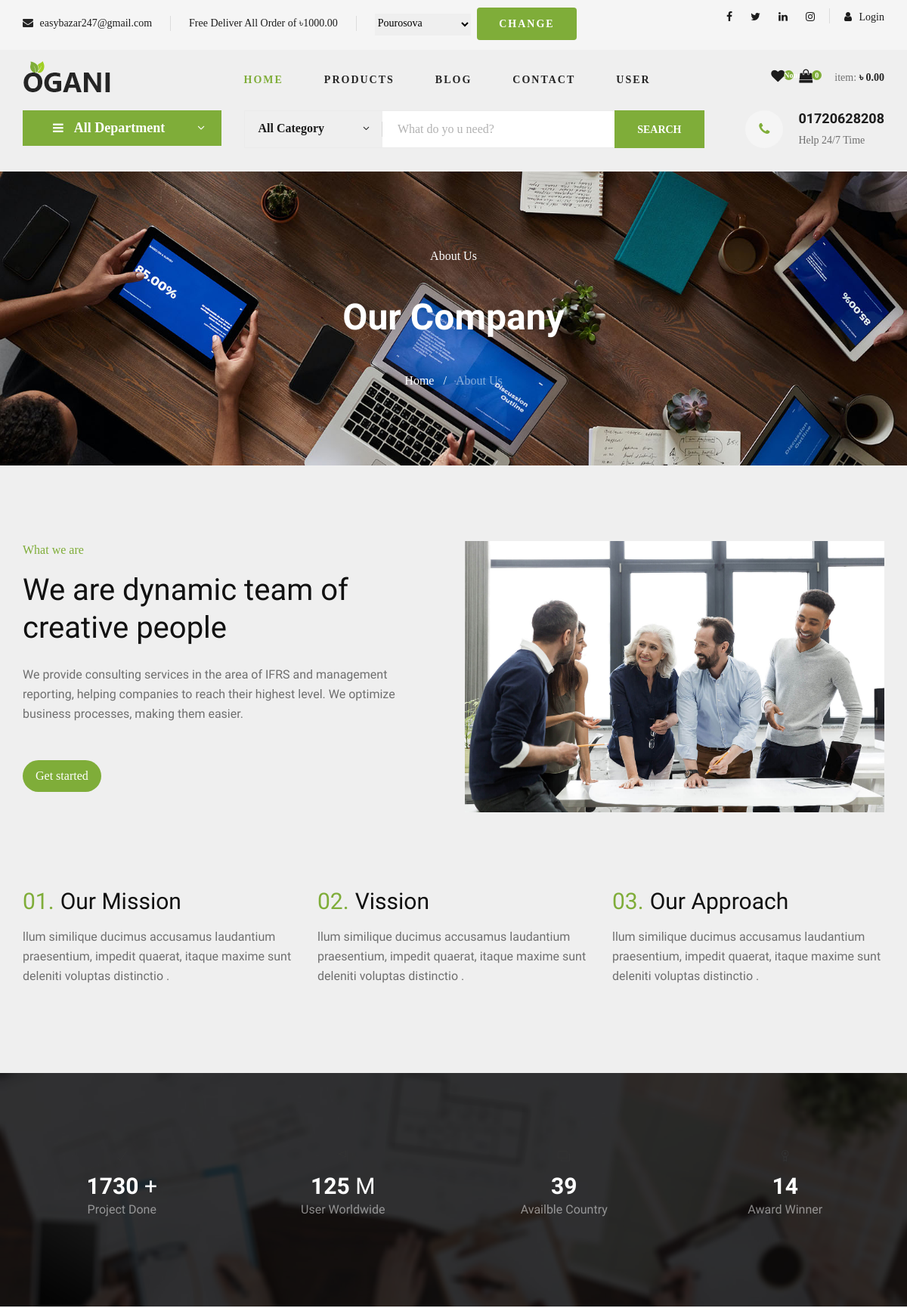
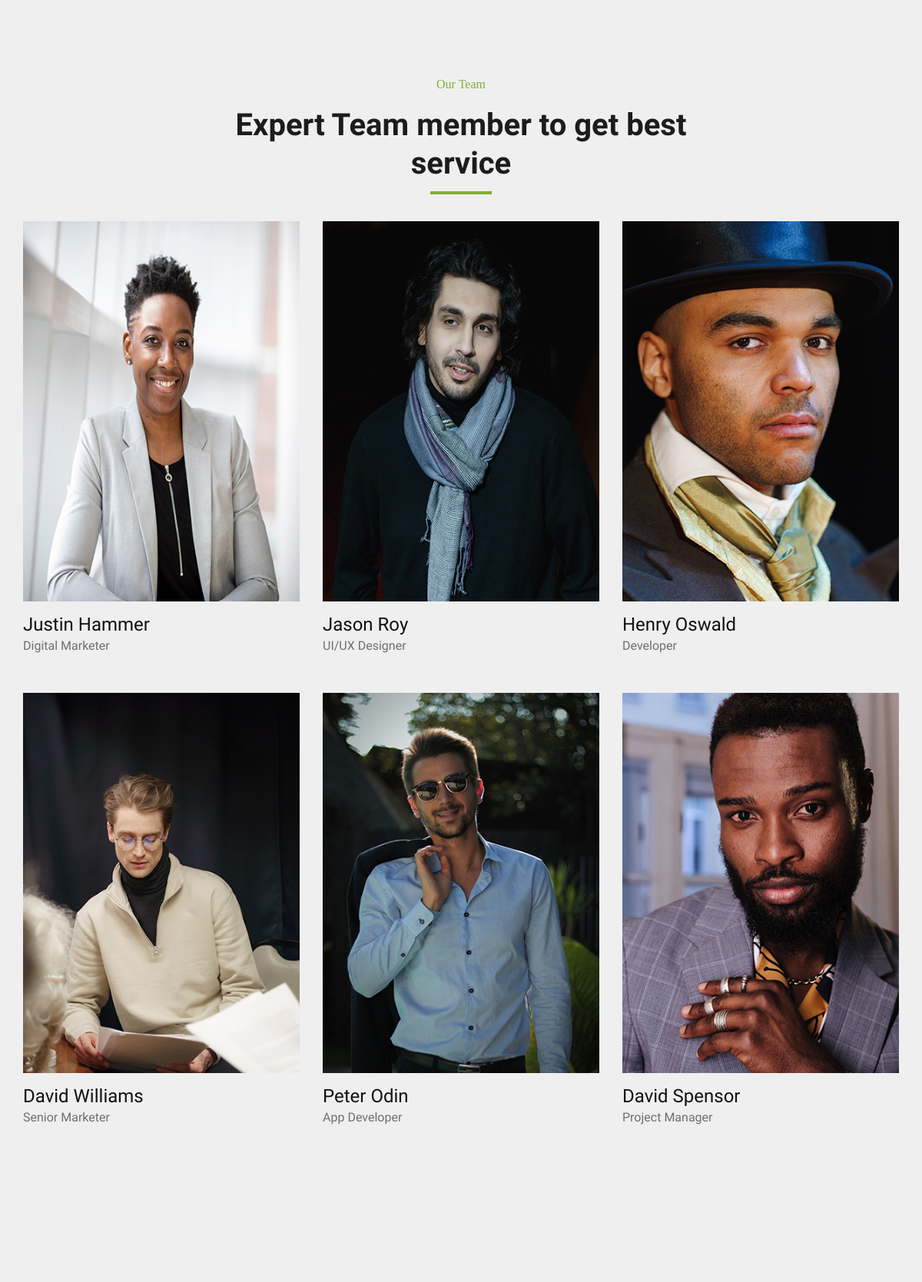
The page /about/ (upper part) on the database its author committed (2 pictures, top to bottom).
### core/models.py (models this page shows, shortened)
class Setting(models.Model):
    website_name = models.CharField(max_length=150)
    address = models.CharField(max_length=254, blank=True)
    mobile1 = models.CharField(max_length=50, blank=True)
    mobile2 = models.CharField(max_length=50, blank=True)
    email =  models.EmailField( max_length=254, blank=True)
    facebook = models.URLField(max_length=200, blank=True)
    twitter = models.URLField(max_length=200, blank=True)
    linkedin = models.URLField(max_length=200, blank=True)
    instagram = models.URLField(max_length=200, blank=True)
    privacy_policy = models.TextField(blank=True)
    terms_condition = models.TextField(blank=True)
    refund_policy = models.TextField(blank=True)
    created_at = models.DateTimeField(auto_now_add=True)
    updated_at = models.DateTimeField(auto_now=True)
    class Meta:
        verbose_name = "Setting"
        verbose_name_plural = "Settings"

### delivery/models.py (models this page shows, shortened)
class DeliveryLocation(models.Model):
    location_name = models.CharField(max_length=100)
    delivery_target_amount = models.DecimalField(max_digits=9, decimal_places=2, default=0.00)
    created_at = models.DateTimeField(auto_now_add=True)
    updated_at = models.DateTimeField(auto_now=True)
    class Meta:
        verbose_name = "Delivery Location"
        verbose_name_plural = "Delivery Locations"
    def __str__(self):
        return self.location_name

### core/views.py (the view)
# urls.py: path('about/',AboutUs.as_view(), name='about-us'),
class AboutUs(View):
    def get(self, request):
        return render(request, 'core/about_us.html')

### templates/core/about_us.html (shortened to what this page needs)
{% extends "base.html" %}
{% load static %}
{% block main_content %}
<section class="page-title bg-1">
    <div class="container">
      <div class="row">
        <div class="col-md-12">
          <div class="block text-center">
            <span class="text-white">About Us</span>
            <h1 class="text-capitalize mb-4 text-lg">Our Company</h1>
            <ul class="list-inline">
              <li class="list-inline-item"><a href="index.html" class="text-white">Home</a></li>
              <li class="list-inline-item"><span class="text-white">/</span></li>
              <li class="list-inline-item"><a href="#" class="text-white-50">About Us</a></li>
            </ul>
          </div>
        </div>
      </div>
    </div>
  </section>
<section class="section about-2 position-relative">
	<div class="container">
		<div class="row">
			<div class="col-lg-6 col-md-6">
				<div class="about-item pr-3 mb-5 mb-lg-0">
					<span class="h6 text-color">What we are</span>
					<h2 class="mt-3 mb-4 position-relative content-title">We are dynamic team of creative people</h2>
					<p class="mb-5">We provide consulting services in the area of IFRS and management reporting, helping companies to reach their highest level. We optimize business processes, making them easier.</p>
					<a href="#" class="btn btn-main btn-round-full py-2 px-3">Get started</a>
				</div>
			</div>
			<div class="col-lg-6 col-md-6">
				<div class="about-item-img">
					<img src="{% static 'img/about/home-7.jpg' %}" alt="" class="img-fluid">
				</div>
			</div>
		</div>
	</div>
</section>
<section class="about-info section pt-0">
	<div class="container">
		<div class="row justify-content-center">
			<div class="col-lg-4 col-md-6 col-sm-6">
				<div class="about-info-item mb-4 mb-lg-0">
					<h3 class="mb-3"><span class="text-color mr-2 text-md ">01.</span>Our Mission</h3>
					<p>llum similique ducimus accusamus laudantium praesentium, impedit quaerat, itaque maxime sunt deleniti voluptas distinctio .</p>
				</div>
			</div>
			<div class="col-lg-4 col-md-6 col-sm-6">
				<div class="about-info-item mb-4 mb-lg-0">
					<h3 class="mb-3"><span class="text-color mr-2 text-md">02.</span>Vission</h3>
					<p>llum similique ducimus accusamus laudantium praesentium, impedit quaerat, itaque maxime sunt deleniti voluptas distinctio .</p>
				</div>
			</div>
			<div class="col-lg-4 col-md-6 col-sm-6">
				<div class="about-info-item mb-4 mb-lg-0">
					<h3 class="mb-3"><span class="text-color mr-2 text-md">03.</span>Our Approach</h3>
					<p>llum similique ducimus accusamus laudantium praesentium, impedit quaerat, itaque maxime sunt deleniti voluptas distinctio .</p>
				</div>
			</div>
		</div>
	</div>
</section>
<section class="section counter bg-counter">
	<div class="container">
		<div class="row">
			<div class="col-lg-3 col-md-6 col-sm-6">
				<div class="counter-item text-center mb-5 mb-lg-0">
					<i class="ti-check color-one text-md"></i>
					<h3 class="mt-2 mb-0 text-white"><span class="counter-stat font-weight-bold">1730</span> +</h3>
					<p class="text-white-50">Project Done</p>
				</div>
			</div>
			<div class="col-lg-3 col-md-6 col-sm-6">
				<div class="counter-item text-center mb-5 mb-lg-0">
					<i class="ti-flag color-one text-md"></i>
					<h3 class="mt-2 mb-0 text-white"><span class="counter-stat font-weight-bold">125 </span>M </h3>
					<p class="text-white-50">User Worldwide</p>
				</div>
			</div>
			<div class="col-lg-3 col-md-6 col-sm-6">
				<div class="counter-item text-center mb-5 mb-lg-0">
					<i class="ti-layers color-one text-md"></i>
					<h3 class="mt-2 mb-0 text-white"><span class="counter-stat font-weight-bold">39</span></h3>
					<p class="text-white-50">Availble Country</p>
				</div>
			</div>
			<div class="col-lg-3 col-md-6 col-sm-6">
				<div class="counter-item text-center">
					<i class="ti-medall color-one  text-md"></i>
					<h3 class="mt-2 mb-0 text-white"><span class="counter-stat font-weight-bold">14</span></h3>
					<p class="text-white-50">Award Winner </p>
				</div>
			</div>
		</div>
	</div>
</section>
<section class="section team">
	<div class="container">
		<div class="row justify-content-center">
			<div class="col-lg-7 text-center">
				<div class="section-title">
					<span class="h6 text-color">Our Team</span>
					<h2 class="mt-3 content-title">Expert Team member to get best service</h2>
				</div>
			</div>
		</div>
		<div class="row justify-content-center">
			<div class="col-lg-4 col-md-6 col-sm-6">
				<div class="team-item-wrap mb-5">
					<div class="team-item position-relative">
						<img src="{% static 'img/team/team-1.jpg' %}" alt="" class="img-fluid w-100">
					</div>
					<div class="team-item-content">
						<h4 class="mt-3 mb-0 text-capitalize">Justin hammer</h4>
						<p>Digital Marketer</p>
					</div>
				</div>
			</div>
			<div class="col-lg-4 col-md-6 col-sm-6">
				<div class="team-item-wrap mb-5">
					<div class="team-item position-relative">
						<img src="{% static 'img/team/team-2.jpg' %}" alt="" class="img-fluid w-100">
					</div>
					<div class="team-item-content">
						<h4 class="mt-3 mb-0 text-capitalize">Jason roy</h4>
						<p>UI/UX Designer</p>
					</div>
				</div>
			</div>
			<div class="col-lg-4 col-md-6 col-sm-6">
				<div class="team-item-wrap mb-5 ">
					<div class="team-item position-relative">
						<img src="{% static 'img/team/team-3.jpg' %}" alt="" class="img-fluid w-100">
					</div>
					<div class="team-item-content">
						<h4 class="mt-3 mb-0 text-capitalize">Henry oswald</h4>
						<p>Developer</p>
					</div>
				</div>
			</div>
			<div class="col-lg-4 col-md-6 col-sm-6">
				<div class="team-item-wrap mb-5 mb-lg-0">
					<div class="team-item position-relative">
						<img src="{% static 'img/team/team-4.jpg' %}" alt="" class="img-fluid w-100">
					</div>
					<div class="team-item-content">
						<h4 class="mt-3 mb-0 text-capitalize">David Williams</h4>
						<p>Senior Marketer</p>
					</div>
				</div>
			</div>
			<div class="col-lg-4 col-md-6 col-sm-6">
				<div class="team-item-wrap mb-5 mb-lg-0">
					<div class="team-item position-relative">
						<img src="{% static 'img/team/team-6.jpg' %}" alt="" class="img-fluid w-100">
					</div>
					<div class="team-item-content">
						<h4 class="mt-3 mb-0 text-capitalize">Peter Odin</h4>
						<p>App Developer</p>
					</div>
				</div>
			</div>
			<div class="col-lg-4 col-md-6 col-sm-6">
				<div class="team-item-wrap mb-5 mb-lg-0 ">
					<div class="team-item position-relative">
						<img src="{% static 'img/team/team-5.jpg' %}" alt="" class="img-fluid w-100">
					</div>
					<div class="team-item-content">
						<h4 class="mt-3 mb-0 text-capitalize">David Spensor</h4>
						<p>Project Manager</p>
					</div>
				</div>
			</div>
		</div>
	</div>
</section>
<section class="section testimonial bg-gray">
</section>
{% endblock main_content %}

### templates/header.html (shortened to what this page needs)
{% load static %}
<header class="header">
    <div class="header__top">
        <div class="container">
            <div class="row">
                <div class="col-lg-9 col-md-9">
                        <form action="{% url 'delivery:delivery-apply' %}" method="POST">
                            <div class="header__top__left">
                                <ul>
                                    <li><i class="fa fa-envelope"></i> {{ setting.email }}</li>
                                    <li>Free Deliver All Order of ৳{{ cart.delivery_free_shipping }}</li>
                                    <li>
                                        {{ delivery_location }}
                                        <button type="submit" class="btn bnt-sm primary-btn">Change</button>
                                    </li>
                                </ul>
                            </div>
                        </form>
                </div>
                <div class="col-lg-3 col-md-3">
                    <div class="header__top__right">
                        <div class="header__top__right__social">
                            <a href="{{ setting.facebook }}"><i class="fa fa-facebook"></i></a>
                            <a href="{{ setting.twitter }}"><i class="fa fa-twitter"></i></a>
                            <a href="{{ setting.linkedin }}"><i class="fa fa-linkedin"></i></a>
                            <a href="{{ setting.instagram }}"><i class="fa fa-instagram"></i></a>
                        </div>
                        <div class="header__top__right__auth">
                            {% if request.user.is_authenticated %}
                            <a href="{% url 'accounts:logout' %}"><i class="fa fa-user"></i> Logout</a>
                            {% else %}
                            <a href="{% url 'accounts:login' %}"><i class="fa fa-user"></i> Login</a>
                            {% endif %}
                        </div>
                    </div>
                </div>
            </div>
        </div>
    </div>
    <div class="container">
        <div class="row">
            <div class="col-lg-3">
                <div class="header__logo">
                    <a href="{% url 'core:home' %}"><img src="{% static 'img/logo.png' %}" alt=""></a>
                </div>
            </div>
            <div class="col-lg-6">
                <nav class="header__menu">
                    <ul>
                        <li class="active"><a href="{% url 'core:home' %}">Home</a></li>
                        <li><a href="{% url 'product:products' %}">Products</a></li>
                        <li><a href="{% url 'blog:blog-list' %}">Blog</a></li>
                        <li><a href="{% url 'core:contact-us' %}">Contact</a></li>
                        <li><a href="#">User</a>
                        </li>
                    </ul>
                </nav>
            </div>
            <div class="col-lg-3">
                <div class="header__cart">
                    <ul>
                        <li><a href="{% url 'wish:wishes' %}"><i class="fa fa-heart"></i> <span> {{ wish }}</span></a></li>
                        {% with cart|length as total_item %}
                        <li><a href="{% url 'cart:cart-detail' %}"><i class="fa fa-shopping-bag"></i> <span>{{ total_item }}</span></a></li>
                    </ul>
                    <div class="header__cart__price">item: <span>৳ {{ cart.get_total_price|floatformat:2 }}</span></div>
                    {% endwith %}
                </div>
            </div>
        </div>
    </div>
</header>

### templates/hero.html (shortened to what this page needs)
{% load static %}
<section class="hero hero-normal">
    <div class="container">
        <div class="row">
            <div class="col-lg-3">
                <div class="hero__categories">
                    <div class="hero__categories__all">
                        <i class="fa fa-bars"></i>
                        <span>All Department</span>
                    </div>
                        {% load mptt_tags %}
                </div>
            </div>
            <div class="col-lg-9">
                <div class="hero__search">
                    <div class="hero__search__form">
                        <form action="{% url 'product:search-products' %}" method="GET">
                            <div class="hero__search__categories">
                                All Category
                                <span class="arrow_carrot-down"></span>
                            </div>
                            <input type="text" placeholder="What do yo u need?" name="search-product">
                            <button type="submit" class="site-btn">Search</button>
                        </form>
                    </div>
                    <div class="hero__search__phone">
                        <div class="hero__search__phone__icon">
                            <i class="fa fa-phone"></i>
                        </div>
                        <div class="hero__search__phone__text">
                            <h5>{{ setting.mobile1 }}</h5>
                            <span>Help 24/7 Time</span>
                        </div>
                    </div>
                </div>
            </div>
        </div>
    </div>
</section>

### rows shown on the page
Setting: email "easybazar247@gmail.com", mobile1 "01720628208"
DeliveryLocation: delivery_free_shipping "1000.00"

### other values the page prints
{{ wish }} "None"
{{ total_item }} "0"
{{ cart.get_total_price|floatformat:2 }} "0.00"
